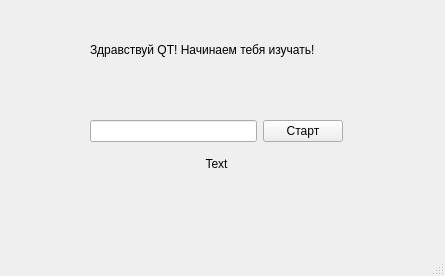
<?xml version="1.0" encoding="UTF-8"?>
<ui version="4.0">
 <class>MainWindow</class>
 <widget class="QMainWindow" name="MainWindow">
  <property name="geometry">
   <rect>
    <x>0</x>
    <y>0</y>
    <width>445</width>
    <height>276</height>
   </rect>
  </property>
  <property name="windowTitle">
   <string>MainWindow</string>
  </property>
  <widget class="QWidget" name="centralwidget">
   <widget class="QLabel" name="label">
    <property name="geometry">
     <rect>
      <x>90</x>
      <y>40</y>
      <width>281</width>
      <height>20</height>
     </rect>
    </property>
    <property name="text">
     <string>Здравствуй QT! Начинаем тебя изучать!</string>
    </property>
   </widget>
   <widget class="QWidget" name="">
    <property name="geometry">
     <rect>
      <x>90</x>
      <y>120</y>
      <width>253</width>
      <height>60</height>
     </rect>
    </property>
    <layout class="QVBoxLayout" name="verticalLayout">
     <item>
      <layout class="QHBoxLayout" name="horizontalLayout">
       <item>
        <widget class="QLineEdit" name="lineEdit"/>
       </item>
       <item>
        <widget class="QPushButton" name="pushButton">
         <property name="text">
          <string>Старт</string>
         </property>
        </widget>
       </item>
      </layout>
     </item>
     <item>
      <widget class="QLabel" name="label_2">
       <property name="styleSheet">
        <string notr="true"/>
       </property>
       <property name="text">
        <string>Text</string>
       </property>
       <property name="alignment">
        <set>Qt::AlignCenter</set>
       </property>
      </widget>
     </item>
    </layout>
   </widget>
  </widget>
  <widget class="QMenuBar" name="menubar">
   <property name="geometry">
    <rect>
     <x>0</x>
     <y>0</y>
     <width>445</width>
     <height>26</height>
    </rect>
   </property>
  </widget>
  <widget class="QStatusBar" name="statusbar"/>
 </widget>
 <resources/>
 <connections/>
</ui>
